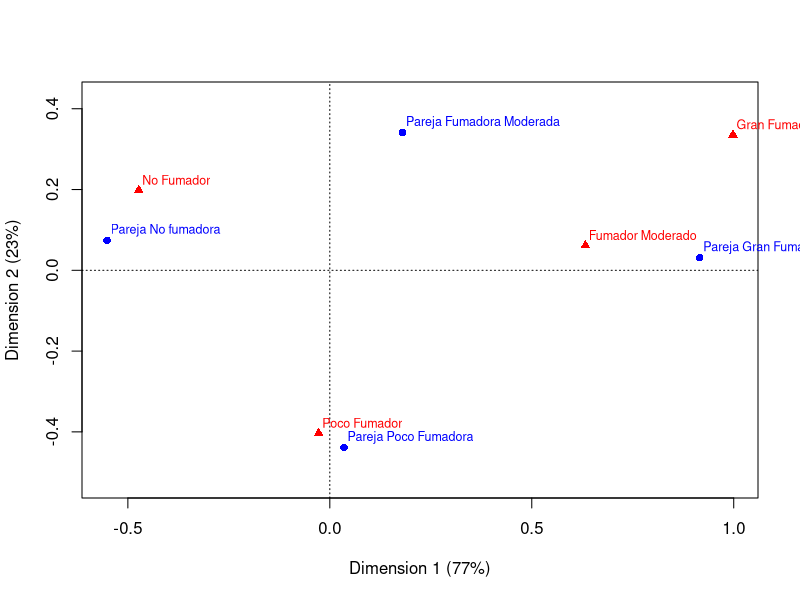

R code for this plot:
## ---- chunk 1
library(knitr)
opts_chunk$set(dev = 'pdf', fig.align = 'center')
## ---- chunk 2
X           <- matrix(c(42,12,18,2,18,22,6,8,4,8,10,12,0,2,6,7), ncol = 4)
colnames(X) <- c("No Fumador","Poco Fumador","Fumador Moderado","Gran Fumador")
rownames(X) <- c("Pareja No fumadora","Pareja Poco Fumadora","Pareja Fumadora Moderada","Pareja Gran Fumadora")
X
## ---- chunk 3
chi2 = chisq.test(X)
chi2
## ---- chunk 4
library(ca)
correspondencias <- ca(X)
plot(correspondencias)
## ---- chunk 5
injerto <- read.csv("datos/examen/injerto.txt", sep=" ")
head(injerto)
## ---- chunk 6
corr <- cor.test(injerto$rcpage, injerto$donage, method = 'spearman')
corr
## ---- chunk 7
regression <- glm(gvhd~index+donage+preg, data = injerto, family = binomial(link = "logit"))
regression
